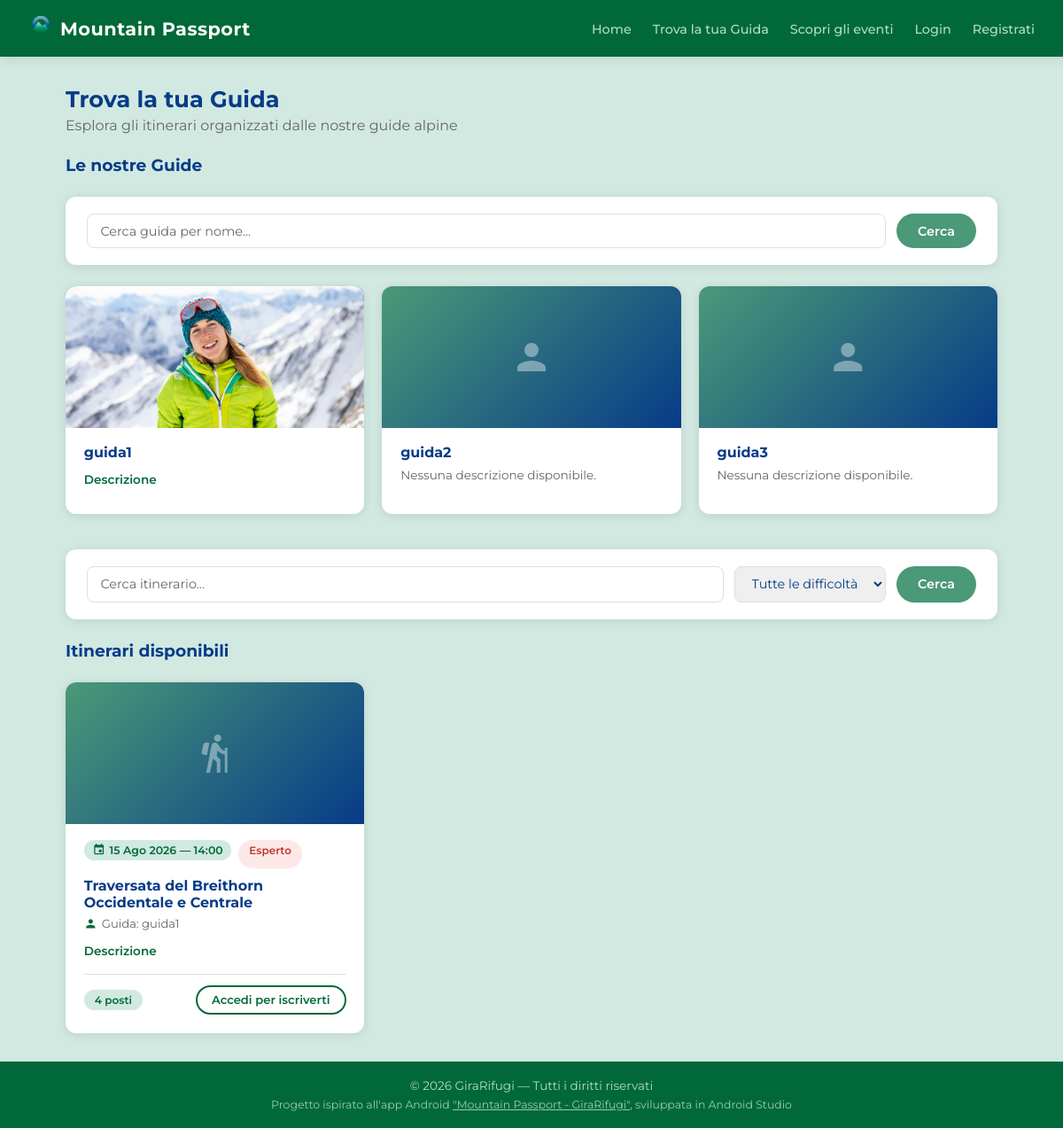
The page /guide/ on the database its author committed.
### rifugi/models.py (models this page shows, shortened)
class ProfiloGuida(models.Model):
    guida = models.OneToOneField(
        User,
        on_delete=models.CASCADE,
        related_name='profilo_guida'
    )
    bio = models.TextField(blank=True)
    foto = models.ImageField(upload_to='guide/', blank=True, null=True)

class Itinerario(models.Model):
    guida = models.ForeignKey(
            User,
            on_delete=models.CASCADE,
            related_name='itinerari'
        )
    titolo = models.CharField(max_length=200)
    descrizione = models.TextField(blank=True)
    rifugi = models.ManyToManyField(Rifugio, related_name='itinerari', blank=True)
    data = models.DateField()
    ora = models.TimeField(blank=True, null=True)
    difficolta = models.CharField(max_length=20, choices=[
        ('facile', 'Facile'),
        ('medio', 'Medio'),
        ('difficile', 'Difficile'),
        ('esperto', 'Esperto'),
    ], default='facile')
    posti_disponibili = models.IntegerField(default=0)
    class Meta:
        verbose_name_plural = "Itinerari"
        ordering = ['data']

### rifugi/views.py (the view, shortened to what this page needs)
# urls.py: path('guide/', views.guide, name='guide'),
def guide(request):
    is_admin = request.user.is_authenticated and (
        request.user.groups.filter(name='Admin').exists() or request.user.is_superuser
    )
    guide_lista = AuthUser.objects.filter(groups__name='GuidaAlpina').select_related('profilo_guida').order_by('username')
    guida_q = request.GET.get('guida_q', '')
    if guida_q:
        guide_lista = guide_lista.filter(
            Q(username__icontains=guida_q) | Q(first_name__icontains=guida_q) | Q(last_name__icontains=guida_q)
        )
    itinerari = Itinerario.objects.select_related('guida').prefetch_related('iscrizioni').filter(data__gte=date.today())
    q = request.GET.get('q', '')
    difficolta = request.GET.get('difficolta', '')
    if q:
        itinerari = itinerari.filter(titolo__icontains=q)
    if difficolta:
        itinerari = itinerari.filter(difficolta=difficolta)
    iscrizioni_utente = []
    if request.user.is_authenticated:
        iscrizioni_utente = list(
            IscrizioneItinerario.objects.filter(escursionista=request.user).values_list('itinerario_id', flat=True)
        )
    return render(request, 'guide.html', {
        'guide_lista': guide_lista,
        'guida_q': guida_q,
        'itinerari': itinerari,
        'iscrizioni_utente': iscrizioni_utente,
        'q': q,
        'difficolta': difficolta,
        'is_admin': is_admin,
    })

### templates/guide.html (shortened to what this page needs)
{% extends 'base.html' %}
{% block content %}
<div class="page-header">
    <h2>Trova la tua Guida</h2>
    <p>Esplora gli itinerari organizzati dalle nostre guide alpine</p>
</div>
<div class="page-header" style="margin-top:0;">
    <h3>Le nostre Guide</h3>
</div>
<div class="search-bar" style="margin-bottom:1.5rem;">
    <form method="get" style="display:flex; gap:0.75rem; flex-wrap:wrap; width:100%;">
        <input type="text" name="guida_q" class="input-base" placeholder="Cerca guida per nome..." value="{{ guida_q }}">
        <button type="submit" class="btn btn-primary">Cerca</button>
    </form>
</div>
{% if guide_lista %}
<div class="eventi-grid" style="margin-bottom:2.5rem;">
    {% for guida in guide_lista %}
    <div class="evento-card card-base">
        <div class="evento-card-placeholder img-placeholder" style="display:flex; align-items:center; justify-content:center;">
            {% if guida.profilo_guida.foto %}
            <img src="{{ guida.profilo_guida.foto.url }}" alt="{{ guida.username }}" style="width:100%; height:100%; object-fit:cover;">
            {% else %}
            <span class="material-icons" style="font-size:3rem; color:rgba(255,255,255,0.4);">person</span>
            {% endif %}
        </div>
        <div class="evento-card-body">
            <h3>{{ guida.first_name|default:guida.username }}</h3>
            {% if guida.profilo_guida.bio %}
            <details class="modifica-details">
                <summary>Descrizione</summary>
            </details>
            {% else %}
            <p class="evento-descrizione" style="color:var(--gray);">Nessuna descrizione disponibile.</p>
            {% endif %}
        </div>
    </div>
    {% endfor %}
</div>
{% else %}
<div class="empty-state" style="margin-bottom:2.5rem;">
    <span class="material-icons">person</span>
    <p>Nessuna guida trovata.</p>
</div>
{% endif %}
<div class="search-bar" style="margin-bottom:1.5rem;">
    <form method="get" style="display:flex; gap:0.75rem; flex-wrap:wrap; width:100%;">
        <input type="text" name="q" class="input-base" placeholder="Cerca itinerario..." value="{{ q }}">
        <select name="difficolta" class="input-base">
            <option value="">Tutte le difficoltà</option>
        </select>
        <button type="submit" class="btn btn-primary">Cerca</button>
    </form>
</div>
<div class="page-header">
    <h3>Itinerari disponibili</h3>
</div>
{% if itinerari %}
<div class="eventi-grid">
    {% for it in itinerari %}
    <div class="evento-card card-base">
        <div class="evento-card-placeholder img-placeholder" style="display:flex; align-items:center; justify-content:center;">
            <span class="material-icons" style="font-size:3rem; color:rgba(255,255,255,0.4);">hiking</span>
        </div>
        <div class="evento-card-body">
            <div style="display:flex; gap:0.5rem; flex-wrap:wrap; margin-bottom:0.6rem;">
                <span class="evento-data-badge">
                    <span class="material-icons">event</span>
                    {{ it.data|date:"d M Y" }}{% if it.ora %} — {{ it.ora|time:"H:i" }}{% endif %}
                </span>
                <span class="badge
                    {% if it.difficolta == 'facile' %}badge-green
                    {% elif it.difficolta == 'medio' %}badge-blue
                    {% elif it.difficolta == 'difficile' %}badge-gray
                    {% else %}badge-red{% endif %}">
                    {{ it.get_difficolta_display }}
                </span>
            </div>
            <h3>{{ it.titolo }}</h3>
            <p class="evento-rifugio">
                <span class="material-icons">person</span>
                Guida: {{ it.guida.username }}
            </p>
            {% if it.descrizione %}
            <details class="modifica-details">
                <summary>Descrizione</summary>
            </details>
            {% endif %}
            <div class="evento-footer">
                <span class="badge {% if it.posti_disponibili > 0 %}badge-green{% else %}badge-red{% endif %}">
                    {% if it.posti_disponibili > 0 %}
                        {{ it.posti_disponibili }} posti
                    {% else %}
                        Sold out
                    {% endif %}
                </span>
                {% if user.is_authenticated and user.groups.all.0.name == 'Escursionista' %}
                    {% if it.pk in iscrizioni_utente %}
                    <span class="badge badge-green">
                        <span class="material-icons" style="font-size:0.85rem; vertical-align:middle;">check</span>
                        Iscritto
                    </span>
                    {% elif it.posti_disponibili > 0 %}
                    <form method="post" action="{% url 'iscriviti_itinerario' it.pk %}">
                        {% csrf_token %}
                        <button type="submit" class="btn btn-primary btn-sm">Iscriviti</button>
                    </form>
                    {% endif %}
                {% elif not user.is_authenticated %}
                <a href="/accounts/login/" class="btn btn-outline btn-sm">Accedi per iscriverti</a>
                {% endif %}
            </div>
        </div>
    </div>
    {% endfor %}
</div>
{% else %}
<div class="empty-state">
    <span class="material-icons">hiking</span>
    <p>Nessun itinerario disponibile al momento.</p>
</div>
{% endif %}
{% endblock %}

### static/css/base.css (style rules this page uses)
:root { --green-dark: #016939; --green: #4B9978; --green-light: #AFDCCD; --green-bg: #D1E9E1; --blue-dark: #073B88; --blue: #2F629A; --blue-light: #6B9AB5; --gray: #666666; --gray-light: #E0E0E0; --gray-bg: #F5F5F5; --white: #FFFFFF; --shadow: 0 2px 12px rgba(0,0,0,0.10); --radius: 12px; --radius-sm: 8px; }
*, *::before, *::after { box-sizing: border-box; margin: 0; padding: 0; }
a { color: var(--blue); text-decoration: none; }
body { font-family: 'Montserrat', sans-serif; background-color: var(--green-bg); color: var(--blue-dark); min-height: 100vh; display: flex; flex-direction: column; }
.btn { display: inline-block; padding: 0.65rem 1.5rem; border-radius: 24px; font-weight: 600; font-size: 0.9rem; cursor: pointer; transition: all 0.2s; border: none; font-family: 'Montserrat', sans-serif; text-decoration: none; }
.btn-primary { background-color: var(--green); color: var(--white); }
.btn-outline { background-color: transparent; color: var(--green-dark); border: 2px solid var(--green-dark); }
.btn-sm { padding: 0.4rem 1rem; font-size: 0.82rem; }
.input-base { border: 1px solid var(--gray-light); border-radius: var(--radius-sm); padding: 0.6rem 0.9rem; font-family: 'Montserrat', sans-serif; font-size: 0.9rem; color: var(--blue-dark); outline: none; transition: border-color 0.2s; }
.input-base::placeholder { color: var(--gray); }
.img-placeholder { background: linear-gradient(135deg, var(--green) 0%, var(--blue-dark) 100%); }
.card-base { background: var(--white); border-radius: var(--radius); box-shadow: var(--shadow); }

### static/css/home.css (style rules this page uses)
.search-bar { background: var(--white); border-radius: var(--radius); padding: 1.2rem 1.5rem; box-shadow: var(--shadow); display: flex; gap: 0.75rem; flex-wrap: wrap; align-items: center; margin-bottom: 1.5rem; }
.search-bar input { flex: 1; min-width: 140px; }

### static/css/eventi.css (style rules this page uses)
.eventi-grid { display: grid; grid-template-columns: repeat(auto-fill, minmax(300px, 1fr)); gap: 1.25rem; }
.evento-card { overflow: hidden; transition: transform 0.2s; }
.evento-card img, .evento-card-placeholder { width: 100%; height: 160px; object-fit: cover; display: block; }
.evento-card-body { padding: 1.1rem 1.3rem 1.3rem; }
.evento-data-badge { display: inline-flex; align-items: center; gap: 0.3rem; background: var(--green-bg); color: var(--green-dark); font-size: 0.78rem; font-weight: 600; padding: 0.25rem 0.6rem; border-radius: 20px; margin-bottom: 0.6rem; }
.evento-data-badge .material-icons { font-size: 0.9rem; }
.evento-card-body h3 { font-size: 1rem; font-weight: 700; color: var(--blue-dark); margin-bottom: 0.4rem; }
.evento-rifugio { display: flex; align-items: center; gap: 0.3rem; font-size: 0.82rem; color: var(--gray); margin-bottom: 0.5rem; }
.evento-rifugio .material-icons { font-size: 0.95rem; color: var(--green-dark); }
.evento-descrizione { font-size: 0.85rem; color: var(--gray); line-height: 1.5; margin-bottom: 0.75rem; }
.evento-footer { display: flex; align-items: center; justify-content: space-between; flex-wrap: wrap; gap: 0.5rem; margin-top: 0.75rem; padding-top: 0.75rem; border-top: 1px solid var(--gray-light); }

### static/css/pages.css (style rules this page uses)
.badge { display: inline-block; padding: 0.25rem 0.75rem; border-radius: 20px; font-size: 0.75rem; font-weight: 600; }
.badge-green { background: var(--green-bg); color: var(--green-dark); }
.badge-red { background: #fde8e8; color: #c0392b; }
.page-header { margin-bottom: 1.5rem; }
.page-header h2 { font-size: 1.6rem; font-weight: 700; color: var(--blue-dark); }
.page-header p { color: var(--gray); margin-top: 0.3rem; }
.modifica-details { width: 100%; }
.modifica-details summary { cursor: pointer; color: var(--green-dark); font-size: 0.85rem; font-weight: 600; list-style: none; padding: 0.4rem 0; }

### rows shown on the page
Itinerario: data "15 Ago 2026", ora "14:00", difficolta "Esperto", titolo "Traversata del Breithorn Occidentale e Centrale", guida.username "guida1", posti_disponibili "4"

### other values the page prints
{{ guida.first_name|default:guida.username }} "guida1"
{{ guida.first_name|default:guida.username }} "guida2"
{{ guida.first_name|default:guida.username }} "guida3"
